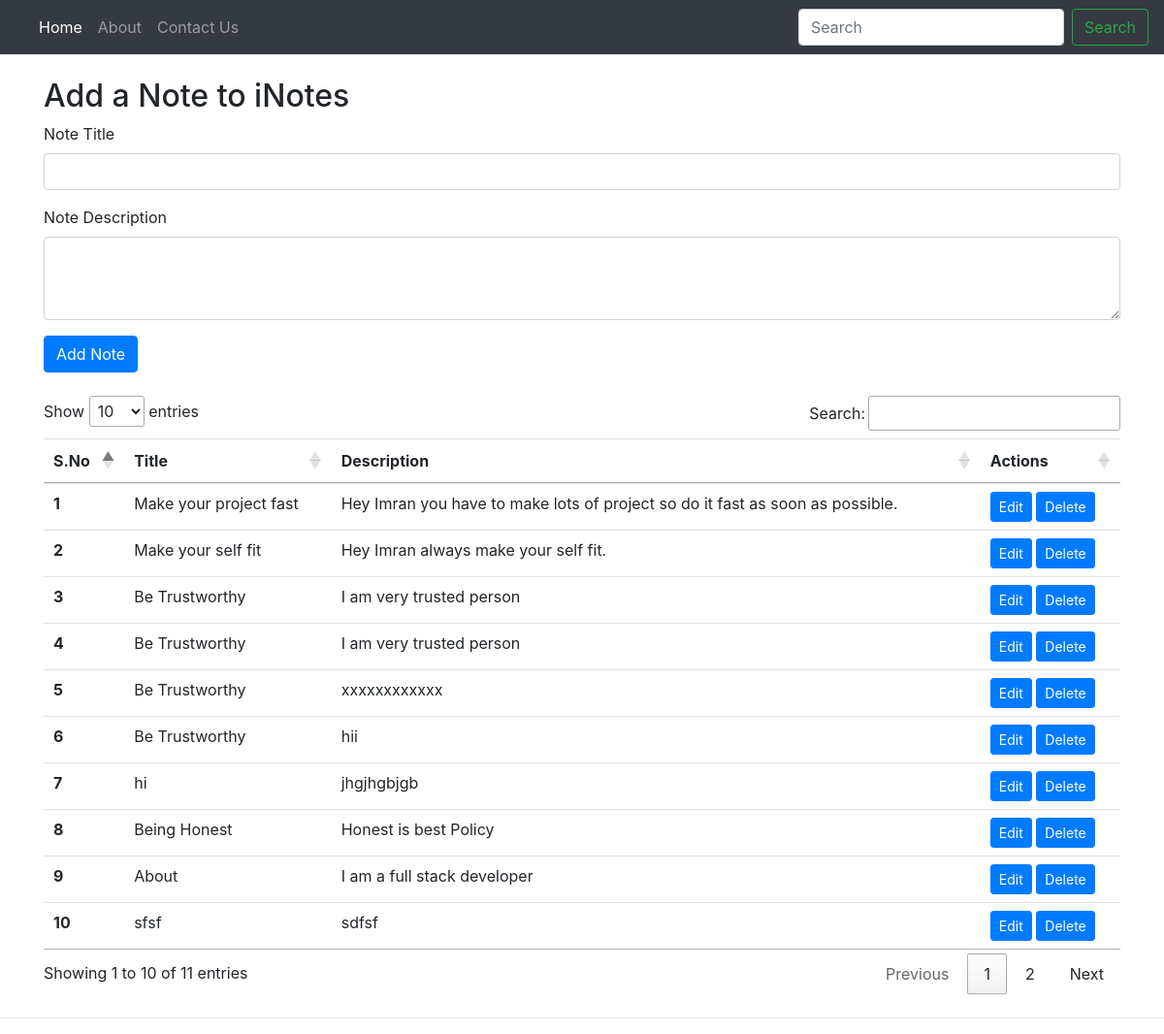
The page / on the database its author committed.
### tables this page shows
CREATE TABLE `notes` (
  `sno` int(11) NOT NULL,
  `title` varchar(50) NOT NULL,
  `description` text NOT NULL,
  `tstamp` datetime NOT NULL DEFAULT current_timestamp()
);

### select.php (the view)
<?php
include "conn.php";
$sql = "SELECT * FROM `notes`";
$result = mysqli_query($conn, $sql);
$sno = 0;
while($row = mysqli_fetch_assoc($result)){
    $sno +=1;
    echo "<tr>
    <th scope='row'>" .$sno . "</th>
    <td>" .$row['title'] . "</td>
    <td>" .$row['description'] . "</td>
    <td> <button class='edit btn btn-sm btn-primary' id=".$row['sno'].">Edit</button> <button class='delete btn btn-sm btn-primary' id=d".$row['sno'].">Delete</button>  </td>
          </tr>";
}
?>

### index.php (shortened to what this page needs)
<?php
include "insert_&_edit.php";
?>
<!doctype html>
<html lang="en">
<head>
  <link rel="stylesheet" href="https://stackpath.bootstrapcdn.com/bootstrap/4.4.1/css/bootstrap.min.css"
>
  <link rel="stylesheet" href="//cdn.datatables.net/1.10.20/css/jquery.dataTables.min.css">
</head>
<body>
  <nav class="navbar navbar-expand-lg navbar-dark bg-dark">
    <div class="collapse navbar-collapse" id="navbarSupportedContent">
      <ul class="navbar-nav mr-auto">
        <li class="nav-item active">
          <a class="nav-link" href="#">Home <span class="sr-only">(current)</span></a>
        </li>
        <li class="nav-item">
          <a class="nav-link" href="#">About</a>
        </li>
        <li class="nav-item">
          <a class="nav-link" href="#">Contact Us</a>
        </li>
      </ul>
      <form class="form-inline my-2 my-lg-0">
        <input class="form-control mr-sm-2" type="search" placeholder="Search" aria-label="Search">
        <button class="btn btn-outline-success my-2 my-sm-0" type="submit">Search</button>
      </form>
    </div>
  </nav>
  <div class="container my-4">
    <h2>Add a Note to iNotes</h2>
    <form action="index.php" method="POST">
      <div class="form-group">
        <label for="title">Note Title</label>
        <input type="text" class="form-control" id="title" name="title" aria-describedby="emailHelp">
      </div>
      <div class="form-group">
        <label for="desc">Note Description</label>
        <textarea class="form-control" id="description" name="description" rows="3"></textarea>
      </div>
      <button type="submit" class="btn btn-primary">Add Note</button>
    </form>
  </div>
  <div class="container my-4">
    <table class="table" id="myTable">
      <thead>
        <tr>
          <th scope="col">S.No</th>
          <th scope="col">Title</th>
          <th scope="col">Description</th>
          <th scope="col">Actions</th>
        </tr>
      </thead>
      <tbody>
        <?php
          include "select.php";
        ?>
      </tbody>
    </table>
  </div>
  <hr>
</body>
</html>

### rows shown on the page
notes: title "Make your project fast", description "Hey Imran you have to make lots of project so do it fast as soon as possible."
notes: title "Make your self fit", description "Hey Imran always make your self fit."
notes: title "Be Trustworthy", description "I am very trusted person"
notes: title "Be Trustworthy", description "I am very trusted person"
notes: title "Be Trustworthy", description "xxxxxxxxxxxx"
notes: title "Be Trustworthy", description "hii"
notes: title "hi", description "jhgjhgbjgb"
notes: title "Being Honest", description "Honest is best Policy"
notes: title "About", description "I am a full stack developer"
notes: title "sfsf", description "sdfsf"
